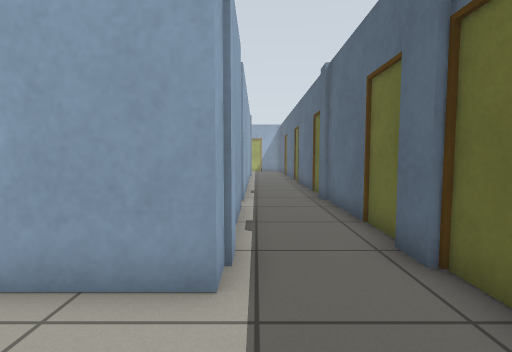
View 1 (above)

23 first-person views from a walk through a robot-simulator world made for Gazebo. The camera is 0.77 m above the floor, tilts 4° down and sees 85° across. The floor is counted in squares, 0.5 m on a side. Each view is taken from the middle of a square. On the plan, view 1 faces up. The plan holds only what a view shows up to about 14 squares ahead; the rest is blank.

View 2
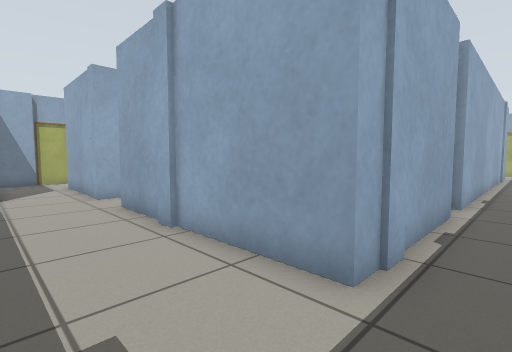

View 3
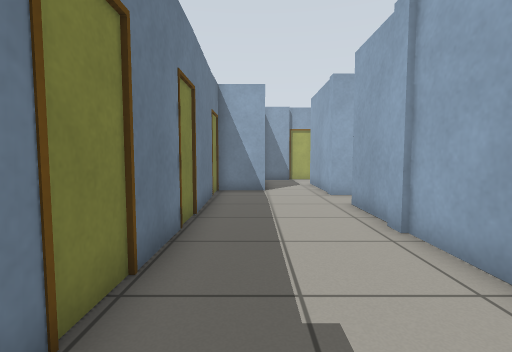

View 4
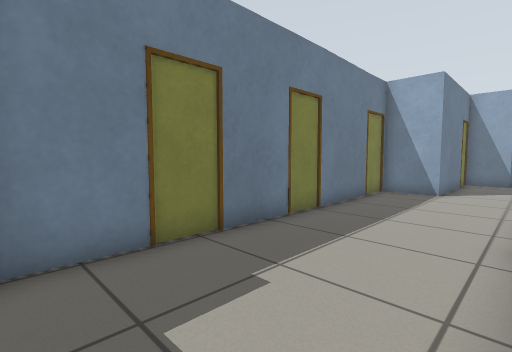

View 5
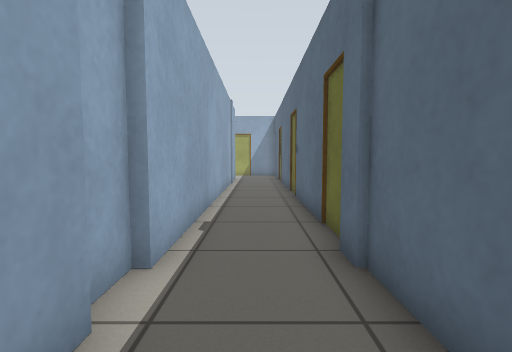

View 6
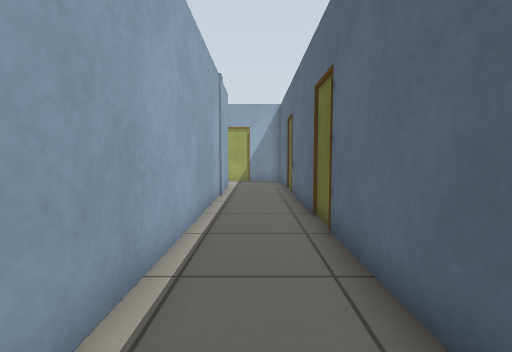

View 7
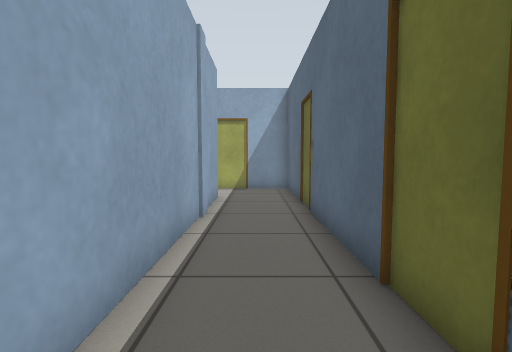

View 8
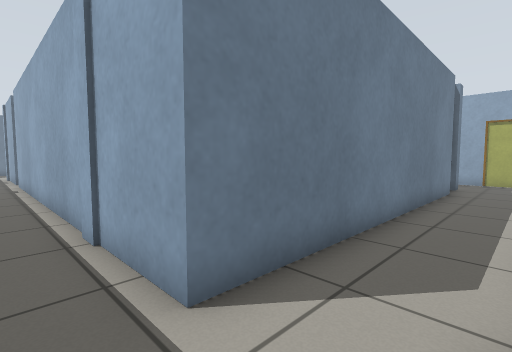

View 9
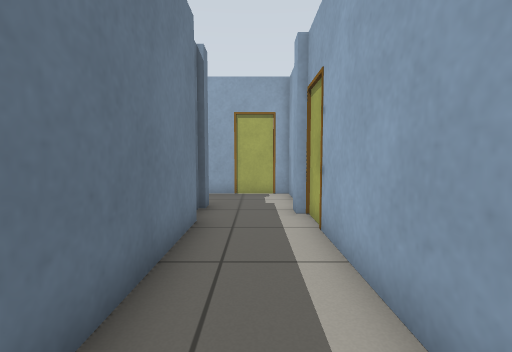

View 10
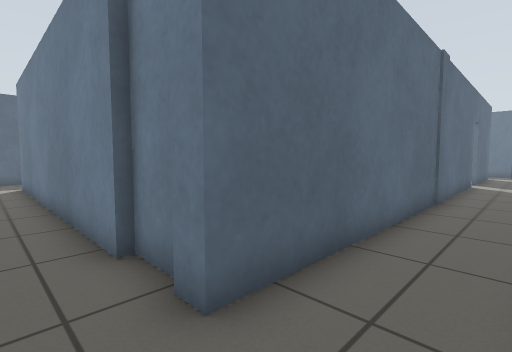

View 11
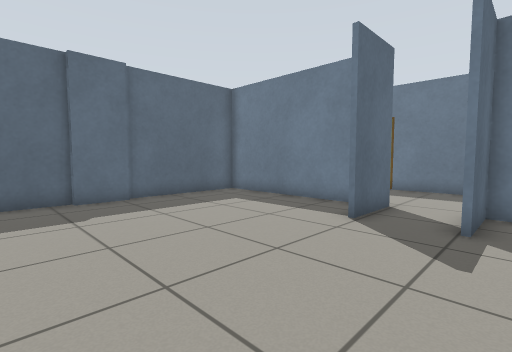

View 12
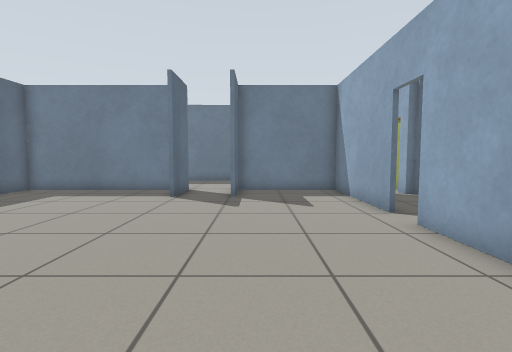

View 13
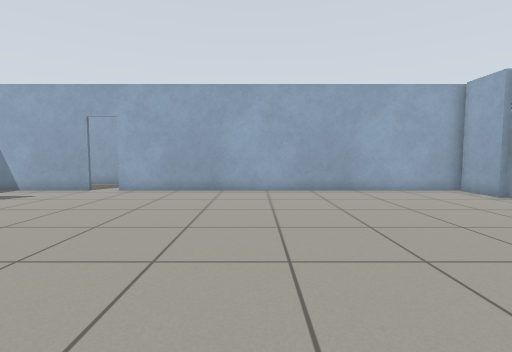

View 14
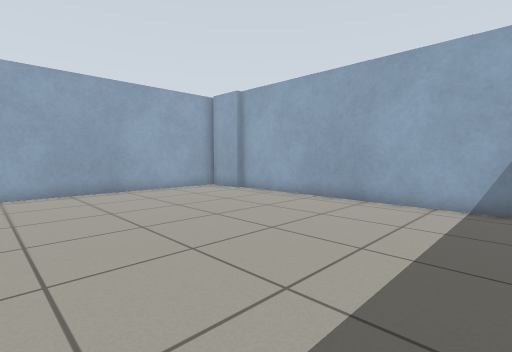

View 15
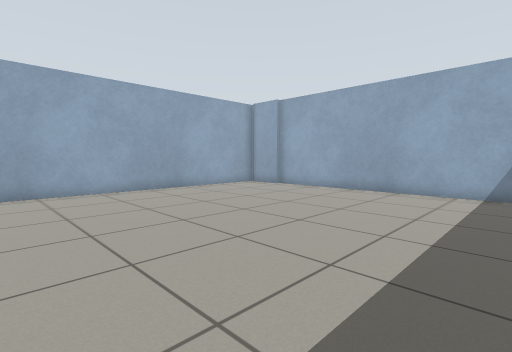

View 16
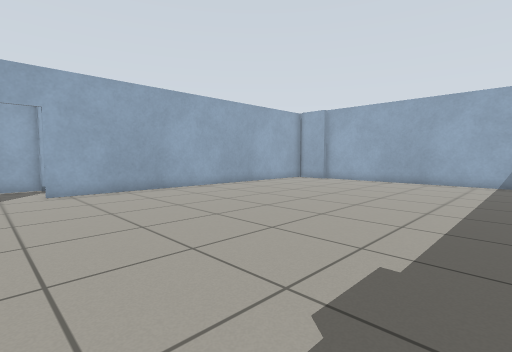

View 17
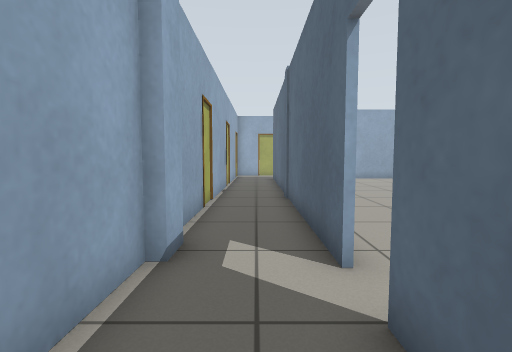

View 18
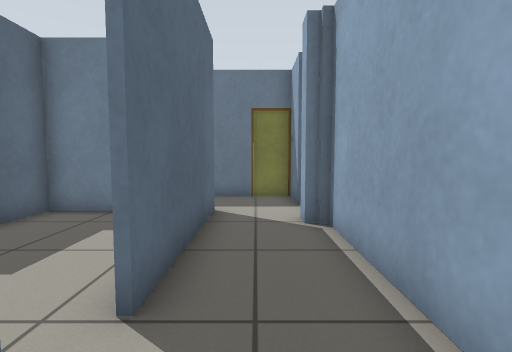

View 19
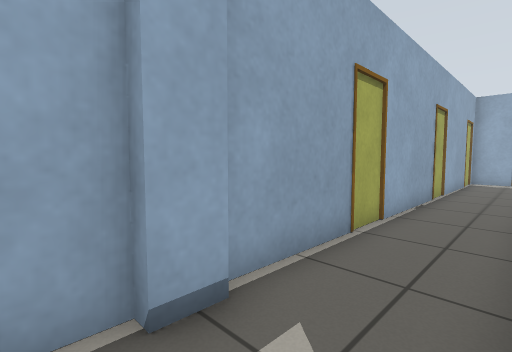

View 20
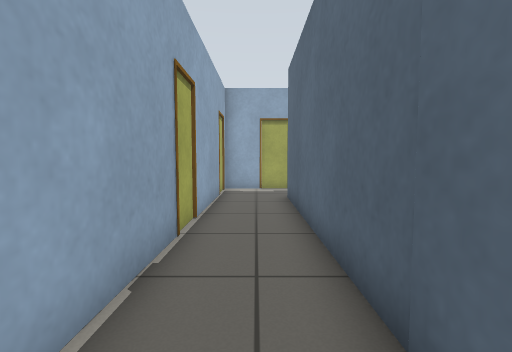

View 21
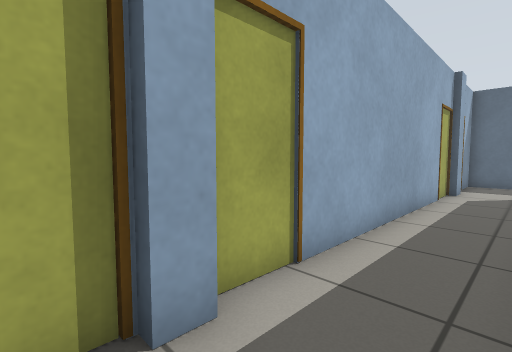

View 22
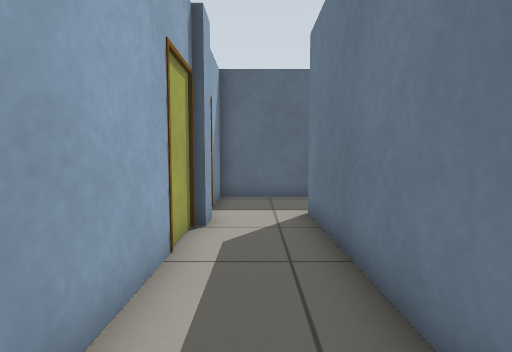

View 23
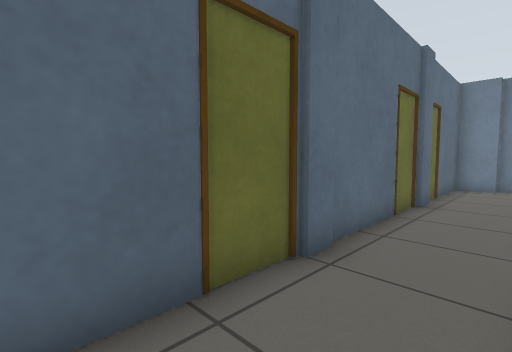

### Floor plan
Ten units are one square. View 1 is at (0, 0); x grows to the right and y downward. Boxes are objects, and circles mark ways between rooms. Rooms are numbered by the first view taken in them; rooms with no view inside come last. Other rooms are left out.
<svg viewBox="-182 -289 212 310">
<path fill="none" stroke="#000" d="M-7 -98 -7 -88M-4 -84 -4 -31 -79 -31M-100 -31 -148 -31 -148 -85M10 13 25 13 25 -284 -9 -284M-10 -281 -19 -281 -19 -284 -134 -284 -134 -281 -141 -281 -141 -284 -174 -284 -176 -111M-148 -98 -148 -256 -141 -256M-173 -110 -173 -99M-126 -256 -4 -256 -4 -96M-176 -101 -177 -46M-142 -253 -125 -253M-173 -47 -173 -40M-177 -30 -177 -21M-174 -22 -174 -4 -116 -4 -116 16 11 16M-6 -99 -6 -116M-147 -85 -147 -32 -102 -32 -102 -55M-9 -81 -9 -100M-124 -252 -144 -252M-100 -39 -100 -31M-24 -254 -125 -254M-71 -32 -6 -32 -6 -81M-79 -31 -79 -55M-147 -254 -147 -98"/>
<circle cx="-150" cy="-90" r="3" fill="#2a7"/>
<circle cx="-90" cy="-30" r="3" fill="#2a7"/>
<text x="0" y="-130">1</text>
<text x="-80" y="-150">2</text>
</svg>
Room 1 opens to room 2.

Where each view was taken, in squares from view 1:
view 1: 0 up, 0 right, facing up
view 2: 0 up, 1 right, facing up-left
view 3: 0 up, 1 right, facing left
view 4: 3 up, 1 right, facing down-left
view 5: 6 up, 1 right, facing up
view 6: 11 up, 1 right, facing up
view 7: 15 up, 1 right, facing up
view 8: 28 up, 1 right, facing down-left
view 9: 27 up, 6 left, facing left
view 10: 27 up, 17 left, facing down-right
view 11: 12 up, 11 left, facing down-right
view 12: 16 up, 11 left, facing down
view 13: 16 up, 2 left, facing left
view 14: 16 up, 2 left, facing up-left
view 15: 13 up, 2 left, facing up-left
view 16: 8 up, 2 left, facing up-left
view 17: 6 up, 16 left, facing up
view 18: 11 up, 16 left, facing down
view 19: 9 up, 15 left, facing up-left
view 20: 15 up, 16 left, facing up
view 21: 26 up, 15 left, facing up-right
view 22: 27 up, 8 left, facing right
view 23: 14 up, 0 right, facing down-right
